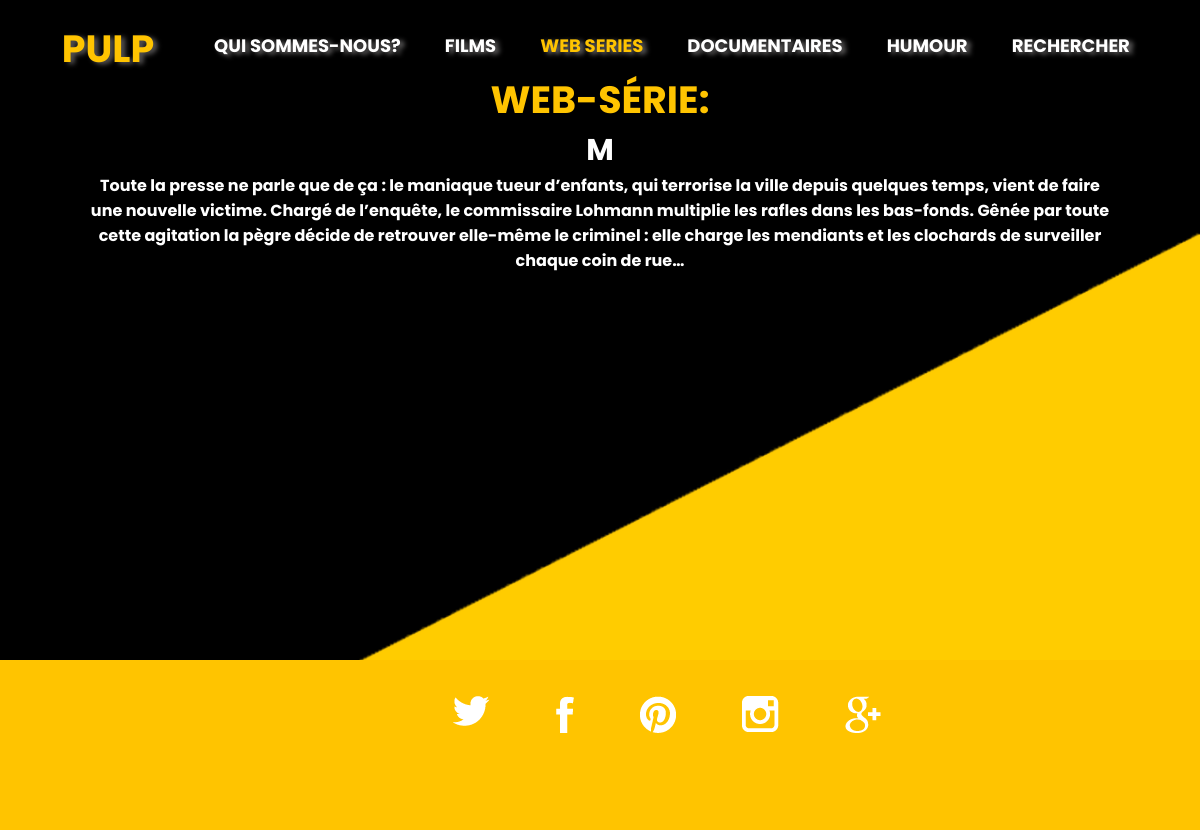
The app's page /G11_pulp/php/showwebserie.php?id=1 with its own data.
### tables this page shows
CREATE TABLE `films` (
  `id` int(15) NOT NULL,
  `titre` varchar(255) NOT NULL,
  `realisateur` varchar(255) NOT NULL,
  `date` int(11) NOT NULL,
  `genre` varchar(255) NOT NULL,
  `description` text NOT NULL,
  `img` varchar(255) NOT NULL,
  `lien` text NOT NULL
);

### G11_pulp/php/showwebserie.php (the view, shortened to what this page needs)
<?php
require_once "connect.php";
if(isset($_GET['id'])){
    $id = (int) $_GET['id'];
} else {
    header('Location: showwebserie.php');
}
$sql = "SELECT
    `id`,
    `titre`,
    `lien`,
    `description`
FROM
    `films`
WHERE
  `id` = :id
";
$stmt = $pdo->prepare($sql);
$stmt->bindValue(':id', $id, PDO::PARAM_INT);
$stmt->execute();
?>
    <!DOCTYPE html>
    <html lang="fr">
    <head>
    </head>
    <!DOCTYPE html>
    <html>
    <head>
      <link rel="stylesheet" href="../styles/style.css">
    </head>
    <body id="blackyellow">
        <header class="clearfix wes">
            <nav id="menu">
              <?php require ("header.php") ?>
        </header>
        <main>
                <?php while($row = $stmt->fetch(PDO::FETCH_ASSOC)):?>
                  <div class="white posi">
                  <ul>
                    <h1 class="categorie">Web-Série:</h1>
                    <li>
                      <strong id="titre"><?=$row['titre']?></strong>
                    </li>
                    <li>
                      <strong><?= $row['description'] ?></strong>
                    </li>
                    <li>
                      <strong><?=$row['lien']?></strong>
                    </li>
                  </ul>
                  </div>
                    <?php endwhile; ?>
        </main>
        <footer>
          <?php require ("footer.php") ?>
        </footer>
    </body>
    </html>

### G11_pulp/styles/style.css (style rules this page uses)
* { padding: 0; margin: 0; box-sizing: border-box; }
.clearfix:before, .clearfix:after { content: " "; display: table; }
.clearfix:after { clear: both; }
body { font-family: 'Poppins', sans-serif; }
header { width: 100%; }
nav { width: 100%; float: left; transition: 1s; position: fixed; z-index: 9999; }
h1 { text-transform: uppercase; text-align: center; width: 10%; float: left; margin-top: 20px; margin-left: 4%; font-size: 38px; }
main { width: 85%; margin: 0 auto; padding: 0 0 2% 0; }
iframe { width: 50%; height: 47.5vh; }
footer { background-color: #ffc400; height: 170px; width: 100%; float: left; }
#blackyellow { background-image: url('../img-layout/back.png'); background-repeat: no-repeat; background-size: 100%; background-clip: border-box; background-color: #ffc400; background-position: fixed; }
.white { color: #fff; }
.posi { margin-top: 7%; }
#titre { font-size: 30px; text-transform: uppercase; }
.white ul { float: left; }
.white ul li { text-align: center; list-style: none; }
.categorie { color: #ffc400; text-align: center; float: left; width: 100%; margin: 0 auto; }

### records on screen
films: titre "M", description "Toute la presse ne parle que de ça : le maniaque tueur d’enfants, qui terrorise la ville depuis quelques temps, vient de faire une nouvelle victime. Chargé de l’enquête, le commissaire Lohmann multiplie les rafles dans les bas-fonds. Gênée par toute cette agitation la pègre décide de retrouver elle-même le criminel : elle charge les mendiants et les clochards de surveiller chaque coin de rue…"
